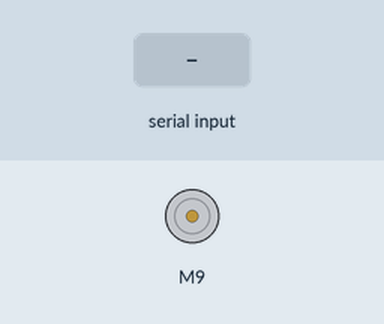
Recording of a sketch running on a simulated Arduino Uno, built with avr-gcc and run on an emulated ATmega328P. Parts: DC motor (green arrow = forward, orange = backward, longer = faster). The test bench sets the inputs (shaded band).

Above: at 1.2 s.
1.3 s: "90,45\n" received over Serial
At 1.9 s:
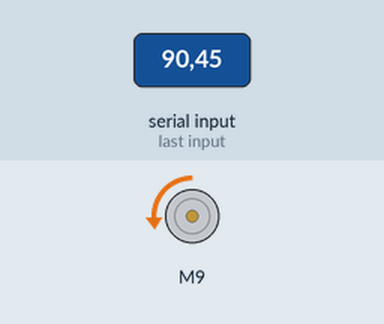
3.8 s: "30,150\n" received over Serial
At 4.6 s:
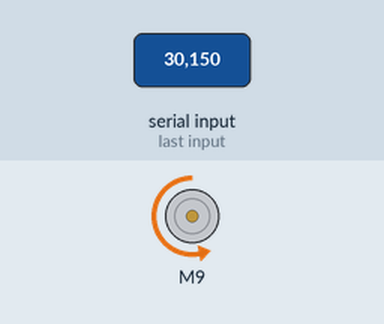
6.3 s: "200\n" received over Serial
At 6.8 s:
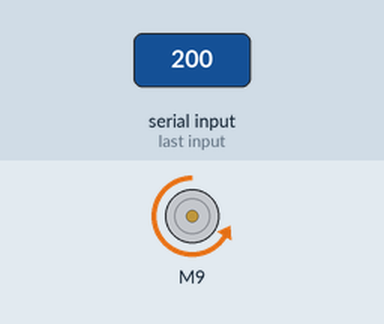
Timing chart, 0 to 9.3 s (numbered marks = the images above; inputs shaded):
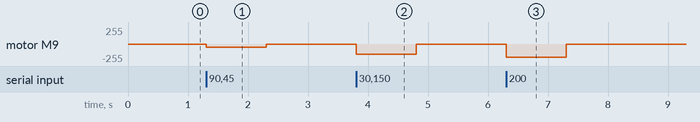

Measured:
- after the input at 1.3 s, motor M9: stopped → backward 45/255 at once, → stopped 1.0 s later
- after the input at 3.8 s, motor M9: stopped → backward 150/255 at once, → stopped 1.0 s later
- after the input at 6.3 s, motor M9: stopped → backward 200/255 at once, → stopped 1.0 s later

The sketch:

pwmPuenteH.ino
```cpp
#include "BTS7960.h"

const uint8_t EN = 8;
const uint8_t L_PWM = 9;
const uint8_t R_PWM = 10;

BTS7960 motorController(EN, L_PWM, R_PWM);

void setup(){
  Serial.begin(9600);
}

void loop(){
  motorController.Enable();
  /*
  for(int speed = 0 ; speed < 255; speed+=10){
    motorController.TurnLeft(speed);
    delay(100);
  }
  motorController.Stop();
  for(int speed = 255 ; speed > 0; speed-=10){
  motorController.TurnLeft(speed);
  delay(100);
  }
  motorController.Stop();
  motorController.Disable();
  delay(5000);*/
  int vel = 0;
  if(Serial.available() > 0){
    vel = Serial.parseInt();
    motorController.TurnLeft(vel);
  }
}
```
